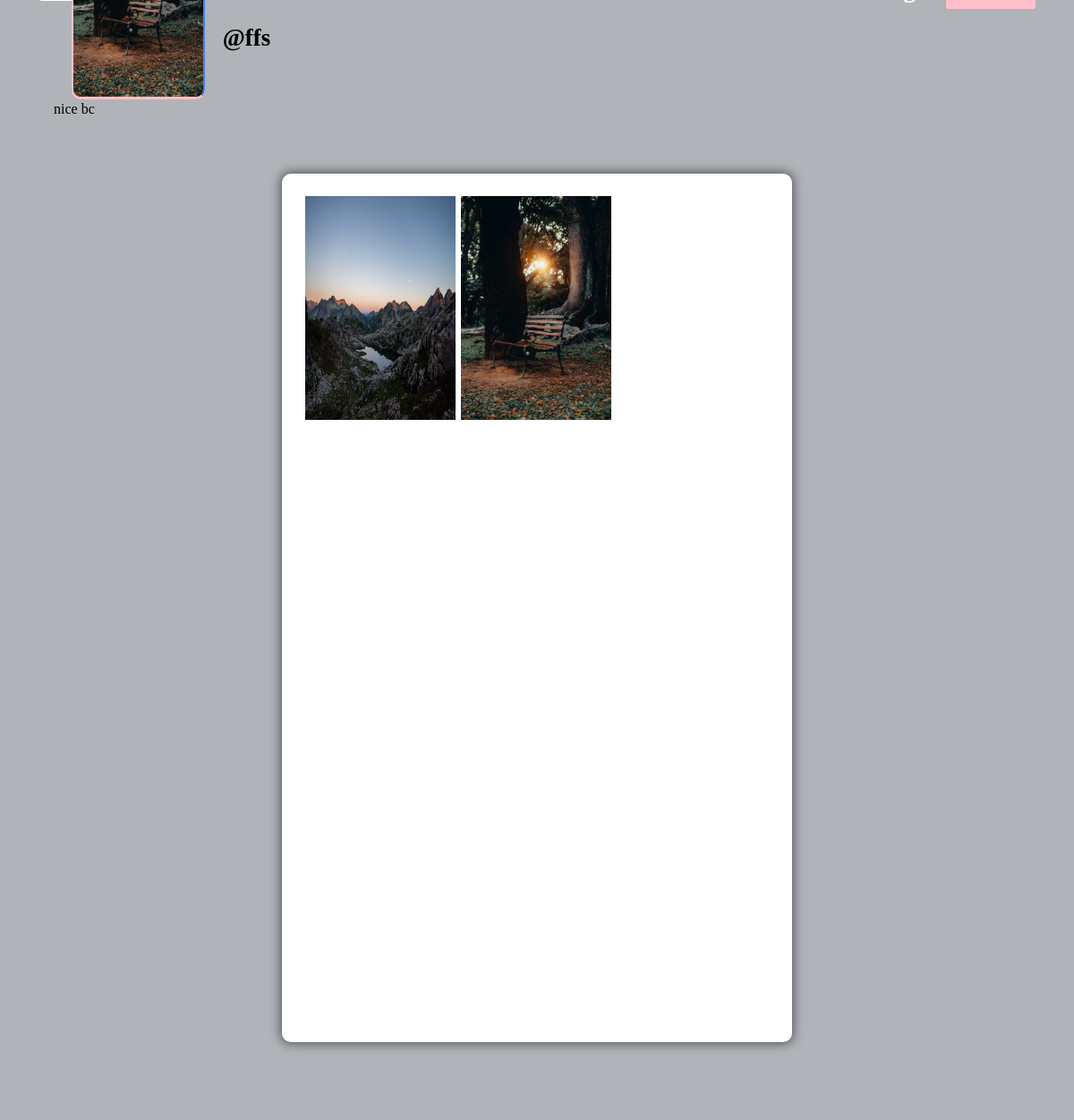
The app's page /profile/ffs (signed in) with its own data.
### core/models.py (models this page shows, shortened)
class Profile(models.Model):
    user = models.ForeignKey(User , on_delete=models.CASCADE)
    id_user = models.IntegerField()
    bio = models.TextField(blank=True)
    profileimg = models.ImageField(upload_to = 'profile_images' , default = 'profile-icon-png-893.png')
    location = models.CharField(blank=True, max_length=100)

class Post(models.Model):
    id = models.UUIDField(primary_key=True , default=uuid.uuid4)
    user = models.CharField(max_length=100)
    image = models.ImageField(upload_to='post_images')
    caption = models.TextField()
    created_at = models.DateTimeField(default=datetime.now)
    no_of_likes = models.IntegerField(default=0)

### core/views.py (the view)
# urls.py: path('profile/<str:pk>' , views.profile , name = 'profile'),
@login_required(login_url='signin')
def profile(request , pk):
    user_object = User.objects.get(username=pk)
    user_profile = models.Profile.objects.get(user=user_object)
    user_posts = models.Post.objects.filter(user=pk)
    user_post_length = len(user_posts)
    follower = request.user.username
    user = pk
    if models.FollowersCount.objects.filter(follower=follower,user=user).first():
        button_text = 'Unfollow'
    else:
        button_text = 'Follow'
    user_follower = len(models.FollowersCount.objects.filter(user=pk))
    user_following = len(models.FollowersCount.objects.filter(follower=pk))
    context = {
        'user_object': user_object,
        'user_profile': user_profile,
        'user_posts' : user_posts,
        'user_post_length' : user_post_length,
        'button_text' : button_text,
        'user_follower' : user_follower,
        'user_following' : user_following,
    }
    return render(request,'profile.html',context)

### templates/profile.html (shortened to what this page needs)
{% load static %}
<!DOCTYPE html>
<html lang="en">
<head>
    <link rel="stylesheet" href="{% static 'css/main.min.css' %}">
    <link rel="stylesheet" href="{% static 'css/style.css' %}">
    <link rel="stylesheet" href="{% static 'css/color.css' %}">
    <link rel="stylesheet" href="{% static 'css/responsive.css' %}">
</head>
<body>
	<section>
			<div class="feature-photo">
				<figure><img src="{% static 'images/resources/timeline-1.jpg' %}" alt=""></figure>
				<form action = "/follow" method="POST">
					<div class="add-btn">
					{% if user.username == user_object.username %}
					<a href="/settings" data-ripple="" style="background-color: #ffc0cb; border: #ffc0cb;">Account Settings</a>
					{% else %}
					<a data-ripple=""><button type="submit" style="background-color: #ffc0cb; border: #ffc0cb;">{{button_text}}</button></a>
					{% endif %}
					</div>
				</form>
				<div class="container-fluid">
					<div class="row merged">
						<div class="col-lg-2 col-sm-3">
							<div class="user-avatar">
								<figure>
									<img src="{{user_profile.profileimg.url}}" style="height: 250px; width: 100%;" alt="">
								</figure>
							</div>
						</div>
						<div class="col-lg-10 col-sm-9">
							<div class="timeline-info">
								<ul>
									<li class="admin-name">
									  <h5 style="color: black;white-space: nowrap; width: 110px; font-size: 27px;"><b>@{{user_profile.user.username}}</b></h5>
									</li>
								</ul>
							</div>
						</div>
					</div>
				</div>
			</div>
		</section>
		<section>
			<div class="bio">
				{{user_profile.bio}}
			</div>
		</section>
	<section>
		<div class="gap gray-bg">
			<div class="container-fluid">
				<div class="row">
					<div class="col-lg-12">
						<div class="row" id="page-contents">
							<div class="col-lg-3">
								<aside class="sidebar static">
								</aside>
							</div>
							<div class="col-lg-6">
								<div class="central-meta">
									<ul class="photos">
										{% for post in user_posts %}
										<li>
											<a class="strip" href="{{post.image.url}}" title="" data-strip-group="mygroup" data-strip-group-options="loop: false">
												<img src="{{post.image.url}}" style="height: 250px; width: 300px;" alt=""></a>
										</li>
										{% endfor %}
									</ul>
								</div>
							</div>
							<div class="col-lg-3">
								<aside class="sidebar static">
								</aside>
							</div>
						</div>
					</div>
				</div>
			</div>
		</div>
	</section>
</body>
</html>

### static/css/color.css (style rules this page uses)
#nprogress .bar, .timeline-info > ul li a::before, .add-btn > a, .activitiez > li::before, form button, .colla-apps > li a:hover, a.underline:before, .setting-row input:checked + label, .user-avatar:hover .edit-phto, .error-meta > a, .color-bg, .add-butn, .nav.nav-tabs.likes-btn > li a.active, a.dislike-btn, .drop > a:hover, .btn-view.btn-load-more:hover, .accordion .card h5 button[aria-expanded="true"], .chat-head, .f-page > figure em, .inbox-panel-head > ul > li > a, .nav-tabs--left .nav-link.active, .nav-tabs--left .nav-link.active:hover, footer .widget-title h4::before, #topcontrol, .sidebar .widget-title::before, .f-title::before, .g-post-classic > figure > i::after, .purify > a, .help-list > a:hover, .open-position::before, .info > a, .category-box:hover, .category-box.selected, a.main-btn, .section-heading::before, .getquot-baner, .more-branches > h4::before, .is-helpful > a, .cart-optionz > li > a:hover, .paginationz > li a:hover, .paginationz > li a.active, .shopping-cart, a.btn2:hover, .form-submit > input[type="submit"], button.submit-checkout, .delete-cart:hover, .proceed .button, .amount-area .update-cart, a.addnewforum, .apply-bttons > a { background: orange; }

### static/css/responsive.css (style rules this page uses)
@media screen and (max-width: 1281px) and (min-width: 1024px) { .photos > li { min-width: 32.2%; width: 32.2%; } }
@media screen and (max-width: 1281px) and (min-width: 1024px) { .timeline-info { line-height: 51px; } }
@media screen and (max-width: 1281px) and (min-width: 1024px) { .timeline-info .admin-name > h5 { font-size: 20px; } }
@media screen and (max-width: 1281px) and (min-width: 1024px) { .user-avatar { width: 80.2% } }

### records on screen
Profile: profileimg (picture), user.username "ffs", bio "nice bc"
Post: image (picture)
Post: image (picture)
